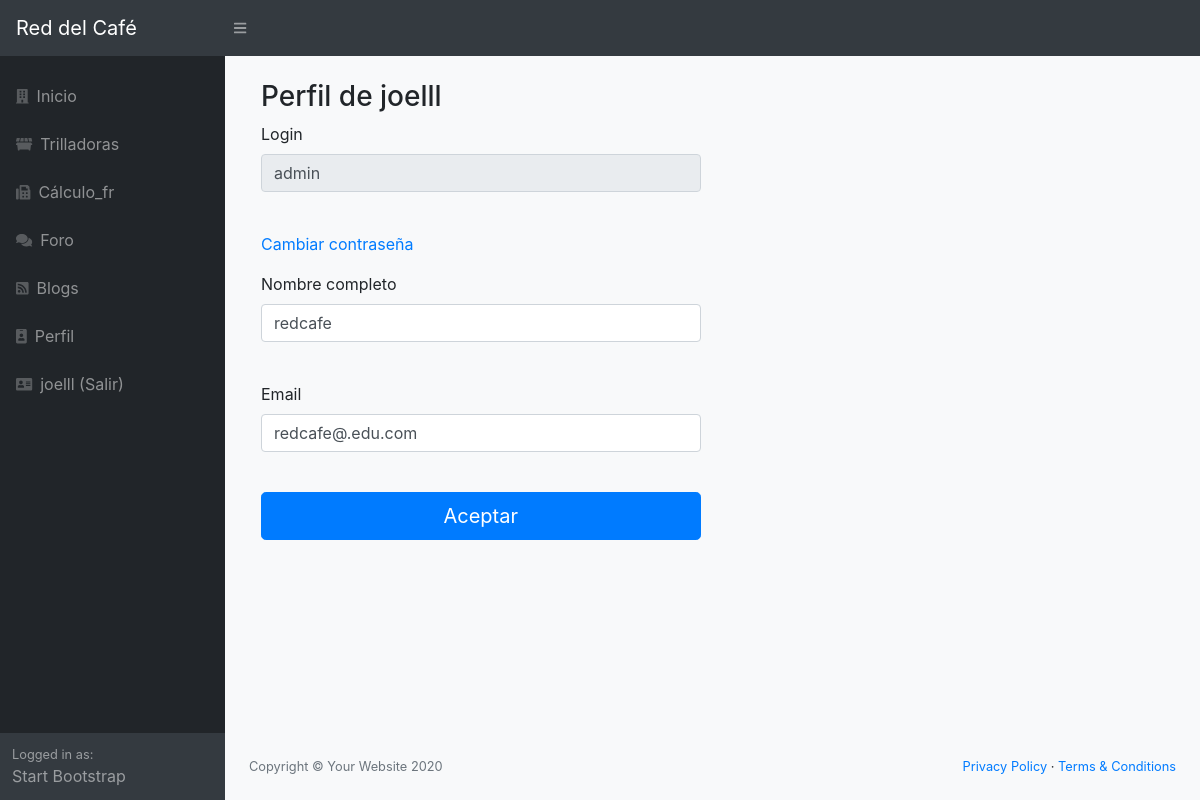
Screenshot of /perfil/admin (signed in) with the database file from the repository.
### red/models.py (models this page shows, shortened)
class Usuarios(db.Model):
    __tablename__ = 'usuarios'
    id = Column(Integer, primary_key=True)
    username = Column(String(100), nullable=False)
    password_hash = Column(String(128), nullable=False)
    nombre = Column(String(200), nullable=False)
    email = Column(String(200), nullable=False)
    admin = Column(Boolean, default=False)
    @property
    def password(self):
        raise AttributeError('password is not a readable attribute')

### red/app.py (the view)
@app.route('/perfil/<username>', methods=["get", "post"])
@login_required
def perfil(username):
    from red.models import Usuarios
    user = Usuarios.query.filter_by(username=username).first()
    if user is None:
        abort(404)
    form = FormUsuario(request.form, obj=user)
    del form.password
    if form.validate_on_submit():
        form.populate_obj(user)
        db.session.commit()
        return redirect(url_for("inicio"))
    return render_template("usuarios_new.html", form=form, perfil=True)

### red/forms.py
class FormUsuario(FlaskForm):
    username = StringField('Login', validators=[Required()])
    password = PasswordField('Password', validators=[Required()])
    nombre = StringField('Nombre completo')
    email = EmailField('Email')
    submit = SubmitField('Aceptar')

### red/app.py (called while the page is built)
@login_manager.user_loader
def load_user(user_id):
    from red.models import Usuarios
    return Usuarios.query.get(int(user_id))

### red/templates/usuarios_new.html (shortened to what this page needs)
{% extends "base.html" %}
{% block body %}
<div class="container">
  <div class="col-md-6">
    {% if not perfil %}
      <h3>Registro de usuario</h3>
    {% else %}
      <h3>Perfil de {{ current_user.username}}</h3>
    {% endif %}
      <form class="form-horizontal"  method="post">
        <div class="form-group">
        {% if not perfil %}
          {{form.username.label() }}{{form.username(size="100",class="form-control")}}<br/>
        {% else %}
          {{form.username.label() }}{{form.username(readonly="readonly",size="100",class="form-control")}}<br/>
        {% endif %}
        </div>
        <div class="form-group">
        {% if not perfil %}
          {{form.password.label() }}{{form.password(size="100",class="form-control")}}<br/>
        {% else %}
          <a href="/changepassword/{{ current_user.username}}">Cambiar contraseña</a><br/>
        {% endif %}
        </div>
        <div class="form-group">
          {{form.nombre.label() }}{{form.nombre(size="100",class="form-control")}}<br/>
        </div>
        <div class="form-group">
          {{form.email.label() }}{{form.email(size="100",class="form-control")}}<br/>
        </div>
          {{form.submit(class="btn btn-lg btn-primary btn-block")}}
    </form>
    <br/>
  </div>
</div>
{% endblock %}

### red/templates/base.html (shortened to what this page needs)
<!DOCTYPE html>
<html lang="en">
<head>
    <link rel="stylesheet" href="{{ url_for('static', filename='css/styles.css') }}">
    <link href="https://cdn.datatables.net/1.10.20/css/dataTables.bootstrap4.min.css" rel="stylesheet" />
</head>
<body class="sb-nav-fixed bg-light">
    <nav class="sb-topnav navbar navbar-expand navbar-dark bg-dark">
        <a class="navbar-brand" href="/">Red del Café</a>
        <button class="btn btn-link btn-sm order-1 order-lg-0" id="sidebarToggle" href="#"><i
              class="fas fa-bars"></i></button>
    </nav>
    <div id="layoutSidenav">
        <div id="layoutSidenav_nav">
            <nav class="sb-sidenav accordion sb-sidenav-dark" id="sidenavAccordion">
                <div class="sb-sidenav-menu">
                    <div class="nav">
                        <a class="nav-link mt-3" href="/">
                            <div class="sb-nav-link-icon"><i class="fas fa-building"></i></div>
                            Inicio
                        </a>
                        <a class="nav-link" href="/trilladoras">
                            <div class="sb-nav-link-icon"><i class="fas fa-dumpster"></i></div>
                            Trilladoras
                        </a>
                        <a class="nav-link" href="/calculo">
                            <div class="sb-nav-link-icon"><i class="fas fa-fax"></i></div>
                            Cálculo_fr
                        </a>
                        <a class="nav-link" href="/foros">
                            <div class="sb-nav-link-icon"><i class="fas fa-comments"></i></div>
                            Foro
                        </a>
                        <a class="nav-link" href="/blogs">
                            <div class="sb-nav-link-icon"><i class="fas fa-rss-square"></i></div>
                            Blogs
                        </a>
                        {% if current_user.is_authenticated %}
                        <a class="nav-link " href="/perfil/{{ current_user.username}}">
                            <div class="sb-nav-link-icon"><i class="fas fa-id-badge"></i></div>
                            Perfil</a>
                        <a class="nav-link" href="/logout">
                            <div class="sb-nav-link-icon"><i class="fas fa-address-card"></i></div>
                            {{ current_user.username}} (Salir)</a>
                        {% endif %}
                    </div>
                </div>
                <div class="sb-sidenav-footer">
                    <div class="small">Logged in as:</div>
                    Start Bootstrap
                </div>
            </nav>
        </div>
        <div id="layoutSidenav_content">
            <main class="pt-4">
                {% block body%} {% endblock %}
            </main>
            <footer class="py-4 bg-light mt-auto">
                <div class="container-fluid">
                    <div class="d-flex align-items-center justify-content-between small">
                        <div class="text-muted">Copyright &copy; Your Website 2020</div>
                        <div>
                            <a href="#">Privacy Policy</a> &middot;
                            <a href="#">Terms &amp; Conditions</a>
                        </div>
                    </div>
                </div>
            </footer>
        </div>
    </div>
</body>
</html>

### rows the page displays
Usuarios: username "joelll"
Usuarios: username "admin", nombre "redcafe", email "redcafe@.edu.com"
